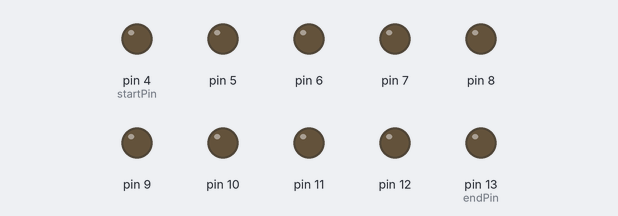
A sketch run on a simulated Arduino Uno, built with avr-gcc and run on an emulated ATmega328P. On the bench: output pins drawn as LEDs (lit = HIGH).

Above: at 0.5 s.
At 4.05 s:
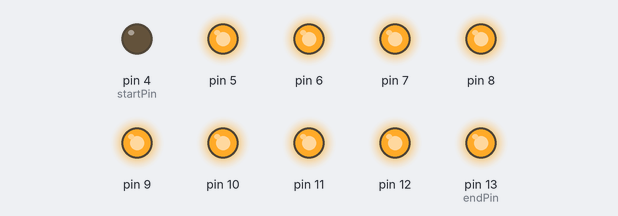
At 4.85 s:
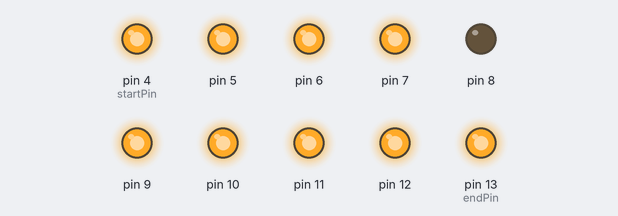
At 5.85 s:
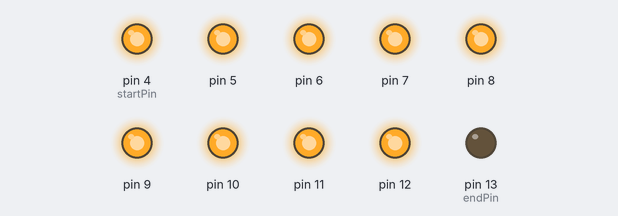
At 10.25 s:
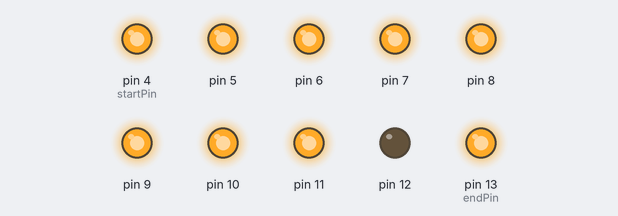
At 13.5 s:
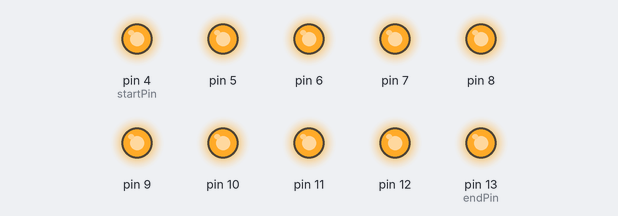
Timing chart, 0 to 15.6 s (numbered marks = the images above):
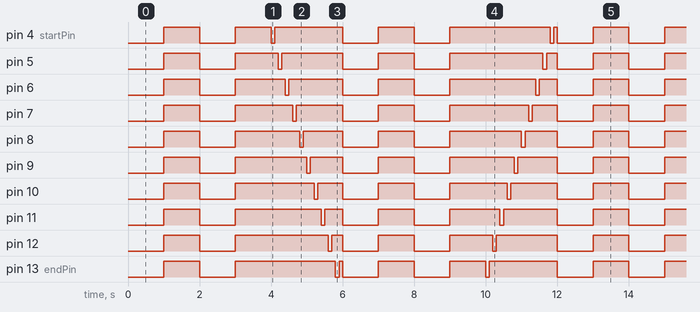

The sketch:

Lab02-2.ino
```cpp
const byte startPin = 4;
const byte endPin = 13;
void setup()
{
     for (byte i = startPin; i<= endPin; i++)
    {
        pinMode(i, OUTPUT);
    }
}
void loop()
{
    byte i;

    for (i=startPin; i<= endPin; i++)
    {
         digitalWrite(i, LOW);
    }
  delay(1000);
    for (i=startPin; i<= endPin; i++)
    {
         digitalWrite(i, HIGH);
    }
   delay(1000);
  for (i=startPin; i<= endPin; i++)
    {
         digitalWrite(i, LOW);
    }
  delay(1000);
  for (i=startPin; i<= endPin; i++)
    {
         digitalWrite(i, HIGH);
    }
   delay(1000);
  //亮滅兩次


    for (i=startPin; i<= endPin; i++)
    {
         digitalWrite(i, LOW);
         delay (100);
         digitalWrite(i,HIGH);
         delay (100);
    }//右到左

      for (i=startPin; i<= endPin; i++)
    {
         digitalWrite(i, LOW);
    }
      delay(1000);
      for (i=startPin; i<= endPin; i++)
    {
         digitalWrite(i, HIGH);
    }
      delay(1000);
      for (i=startPin; i<= endPin; i++)
    {
         digitalWrite(i, LOW);
    }
      delay(1000);
      for (i=startPin; i<= endPin; i++)
    {
         digitalWrite(i, HIGH);
    }
      delay(1000);
  //亮滅兩次


    for (i=endPin; i>= startPin; i--)
    {
         digitalWrite(i, LOW);
         delay (100);
         digitalWrite(i, HIGH);
         delay (100);
    }//左到右
}
```

Measured:
- by itself, pin 13 (endPin): repeats every 12.0 s: LOW 1.0 s, HIGH 2.8 s, LOW 0.10 s, HIGH 0.10 s, 2 × (LOW 1.0 s, HIGH 1.0 s), LOW 0.10 s, HIGH 1.9 s, LOW 1.0 s, HIGH 1.0 s
- by itself, pin 5: repeats every 12.0 s: LOW 1.0 s, HIGH 1.2 s, LOW 0.10 s, HIGH 1.7 s, LOW 1.0 s, HIGH 1.0 s, LOW 1.0 s, HIGH 2.6 s, LOW 0.10 s, HIGH 0.30 s, LOW 1.0 s, HIGH 1.0 s
- by itself, everything shown: repeats every 12.0 s, in 48 steps
